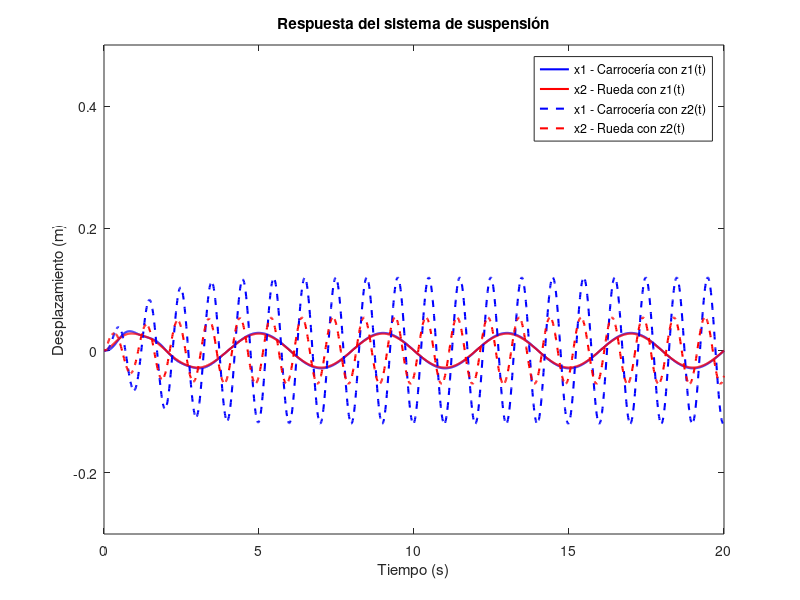

Reproduce this figure in MATLAB.
% Parámetros del sistema
m1 = 290;   % kg
b1 = 1000;  % Ns/m
m2 = 59;    % kg
k1 = 16182; % N/m
k2 = 19000; % N/m
f = 0;      % N

% Definir la ecuación diferencial
function dxdt = suspension_system(t, x, m1, m2, b1, k1, k2, f, z)
    dxdt = zeros(4,1);
    dxdt(1) = x(3);
    dxdt(2) = x(4);
    dxdt(3) = (1/m1) * (-b1 * (x(3) - x(4)) - k1 * (x(1) - x(2)) + f);
    dxdt(4) = (1/m2) * (b1 * (x(3) - x(4)) + k1 * (x(1) - x(2)) - (k1 + k2) * x(2) + f + k2 * z(t));
end

% Función de entrada z(t)
z1 = @(t) 0.05 * sin(0.5 * pi * t); % Primera simulación
z2 = @(t) 0.05 * sin(2 * pi * t);   % Segunda simulación

% Condiciones iniciales
x0 = [0; 0; 0; 0];

% Tiempo de simulación
tspan = [0 20];

% Resolver usando ODE45 para z1(t)
[t1, x1] = ode45(@(t,x) suspension_system(t, x, m1, m2, b1, k1, k2, f, z1), tspan, x0);

% Resolver usando ODE45 para z2(t)
[t2, x2] = ode45(@(t,x) suspension_system(t, x, m1, m2, b1, k1, k2, f, z2), tspan, x0);

% Graficar resultados
figure;
plot(t1, x1(:,1), 'b', 'LineWidth', 1.5);
hold on;
plot(t1, x1(:,2), 'r', 'LineWidth', 1.5);
plot(t2, x2(:,1), '--b', 'LineWidth', 1.5);
plot(t2, x2(:,2), '--r', 'LineWidth', 1.5);
xlabel('Tiempo (s)');
ylabel('Desplazamiento (m)');
ylim([-0.3 0.5]);
legend('x1 - Carrocería con z1(t)', 'x2 - Rueda con z1(t)', 'x1 - Carrocería con z2(t)', 'x2 - Rueda con z2(t)');
title('Respuesta del sistema de suspensión');
